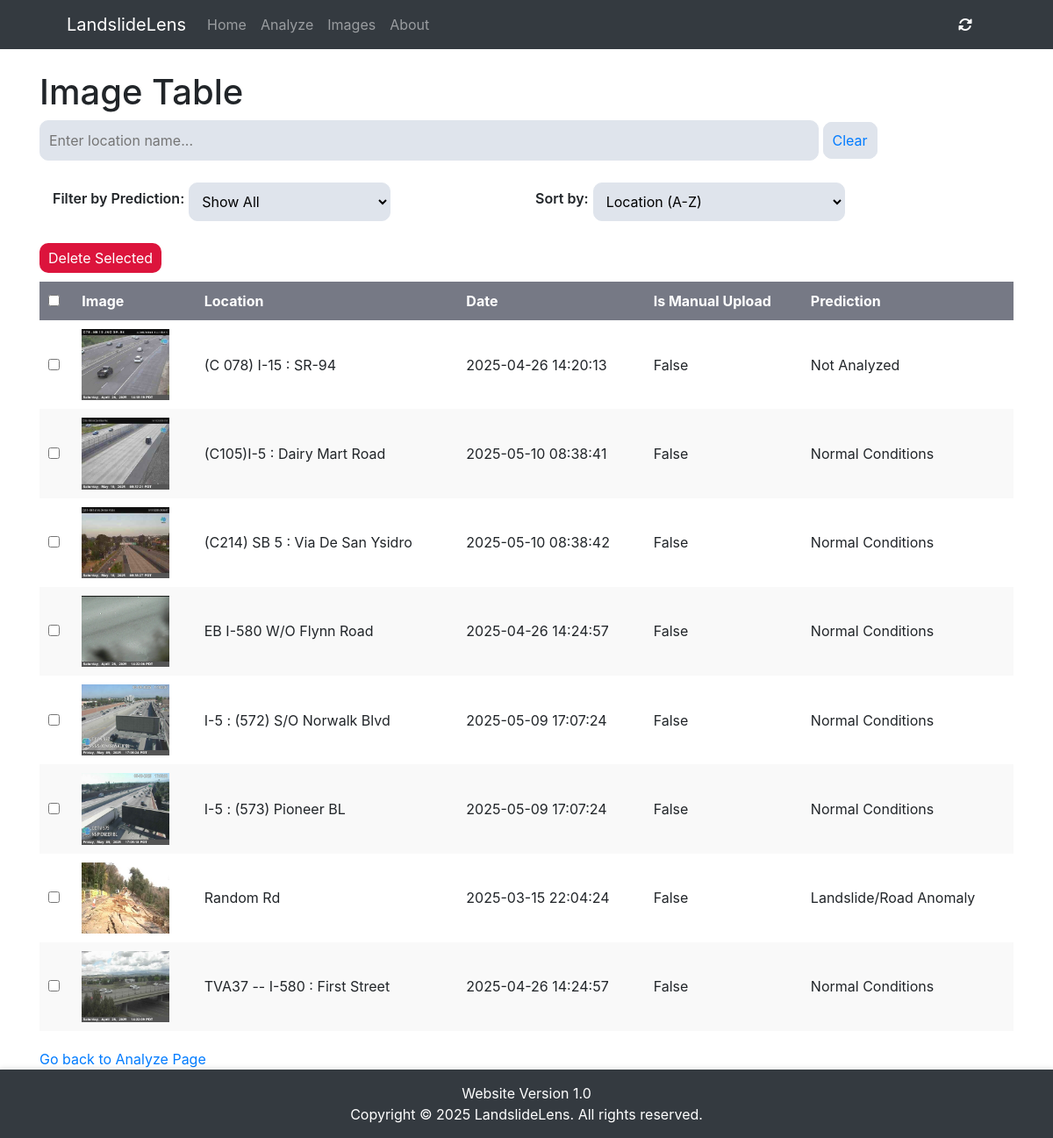
Page /images/?sort=locationName on the committed database.
### RealTimeMonitor/models.py (models this page shows)
class MediaFile(models.Model):
    id = models.UUIDField(primary_key=True, default=uuid.uuid4, editable=False)
    mediaFile = models.ImageField(upload_to='uploads/')
    uploadedDate = models.DateTimeField(auto_now_add=True)
    locationName = models.CharField(max_length=255, null=True, blank=True)
    prediction = models.IntegerField(null=True, blank=True)
    predictionString = models.CharField(max_length=255, null=True, blank=True)
    isManualUpload = models.BooleanField(default=False, null=True)
    feed = models.ForeignKey("feedSource", on_delete=models.CASCADE, null=True, blank=True, related_name="mediaFiles")

### RealTimeMonitor/views.py (the view)
# urls.py: path('images/', images, name="images"),
def images(request):
    sort_order = request.GET.get('sort', '-uploadedDate')  # Default sort by uploadedDate
    filter_prediction = request.GET.get('filter', 'all')  # Default show all
    search_query = request.GET.get('search', '')
    mediaFiles = MediaFile.objects.all()
    if filter_prediction == "landslide":
        mediaFiles = mediaFiles.filter(prediction=1)
    elif filter_prediction == "normal":
        mediaFiles = mediaFiles.filter(prediction=0)
    if search_query:
        mediaFiles = mediaFiles.filter(locationName__icontains=search_query)
    if sort_order in ["-uploadedDate", "uploadedDate", "locationName", "-locationName", "prediction", "-prediction"]:
        mediaFiles = mediaFiles.order_by(sort_order)
    return render(request, 'imageTable.html', {'mediaFiles': mediaFiles, 'filter_prediction': filter_prediction, 'sort_order': sort_order})

### RealTimeMonitor/templates/imageTable.html (shortened to what this page needs)
{% extends "index.html" %}
{% load static %}
{% block content %}
<h1>Image Table</h1>
<div id="ImageTableFiltersContainer">
    <form method="get" id="filterForm">
        <div class="col-lg-12" id="ImageTableSearch">
            <input type="text" name="search" id="search" placeholder="Enter location name..." value="{{ searchQueryStr }}" style="width:80%;">
            <a href="?{% if filter_prediction != 'all' %}filter={{ filter_prediction }}&{% endif %}{% if sort_order %}sort={{ sort_order }}{% endif %}" class="ClearSearchBtn">Clear</a>
        </div>
        <div id="ImageFilterSortSubContainer" class="col-lg-12" style="gap:10px; margin:0px;">
            <div class="col-lg-6" id="ImageTableFilters">
                <label class="optionLabel" for="filter">Filter by Prediction:</label>
                <select name="filter" id="filter">
                    <option value="all" {% if filter_prediction == "all" %}selected{% endif %}>Show All</option>
                </select>
            </div>
            <div class="col-lg-6" id="ImageTableSorts">
                <label class="optionLabel" for="sort">Sort by:</label>
                <select name="sort" id="sort">
                    <option value="locationName" {% if sort_order == "locationName" %}selected{% endif %}>Location (A-Z)</option>
                </select>
            </div>
        </div>
    </form>
</div>
<div id="ImageTableContainer">
    <form method="post" action="{% url 'bulkImageDelete' %}">
        <button class="DeleteBtn" type="submit" onclick="return confirm('Are you sure you want to delete the selected images?');">Delete Selected</button>
        <table>
            <thead>
                <tr>
                    <th><input type="checkbox" id="select-all"></th>
                    <th>
                        <a href="?sort={% if sort_order == 'uploadedDate' %}-uploadedDate{% else %}uploadedDate{% endif %}">
                            Image
                        </a>
                    </th>
                    <th>
                        <a href="?sort={% if sort_order == 'locationName' %}-locationName{% else %}locationName{% endif %}">
                            Location
                        </a>
                    </th>
                    <th>
                        <a href="?sort={% if sort_order == 'uploadedDate' %}-uploadedDate{% else %}uploadedDate{% endif %}">
                            Date
                        </a>
                    </th>
                    <th>Is Manual Upload</th>
                    <th>
                        <a href="?sort={% if sort_order == 'prediction' %}-prediction{% else %}prediction{% endif %}">
                            Prediction
                        </a>
                    </th>
                </tr>
            </thead>
            <tbody>
                {% for mediaFile in mediaFiles %}
                <tr>
                    <td><input type="checkbox" name="selectedIds" value="{{ mediaFile.id }}"></td>
                    <td><img src="{{ mediaFile.mediaFile.url }}" alt="Uploaded Image"></td>
                    <td>{{ mediaFile.locationName }}</td>
                    <td>{{ mediaFile.uploadedDate|date:"Y-m-d H:i:s" }}</td>
                    <td>{{ mediaFile.isManualUpload }}</td>
                    <td>
                        {% if mediaFile.predictionString %}
                            {{ mediaFile.predictionString }}
                        {% else %}
                            Not Analyzed
                        {% endif %}
                    </td>
                </tr>
                {% empty %}
                <tr>
                    <td colspan="6">No images uploaded yet.</td>
                </tr>
                {% endfor %}
            </tbody>
        </table>
    </form>
</div>
<p><a href="{% url 'analyze' %}" style="padding-bottom: 25px;">Go back to Analyze Page</a></p>
{% endblock %}

### RealTimeMonitor/assets/css/general.css (style rules this page uses)
:root { --primary-bg: #dfe4ec; --pos-btn: #2197ff; --neg-btn: crimson; --theme: #343a40; }
html, body { height: 100%; margin: 0; }
p { margin-bottom: 0; }
.DeleteBtn { border: 1px solid var(--neg-btn); border-radius: 10px; background-color: var(--neg-btn); color: white; padding: 5px; text-align: center; margin-bottom: 10px; }
.optionLabel { font-weight: 600; }
#ImageTableFiltersContainer { margin-bottom: 25px; }
#ImageTableFiltersContainer #filterForm { display: flex; flex-direction: column; gap: 25px; }
#ImageTableSearch { padding: 0; }
#ImageTableSearch #search { padding: 10px; border-radius: 10px; border: 1px solid var(--primary-bg); background-color: var(--primary-bg); }
#ImageTableSearch .ClearSearchBtn { padding: 10px; border-radius: 10px; border: 1px solid var(--primary-bg); background-color: var(--primary-bg); }
#ImageFilterSortSubContainer { display: flex; flex-direction: row; }
#ImageFilterSortSubContainer div { display: flex; flex-direction: row; justify-content: flex-start; align-items: center; gap: 5px; padding: 0; }
#ImageTableFilters { display: flex; flex-direction: row; }
#ImageTableFilters #filter, #ImageTableSorts #sort { padding: 10px; border-radius: 10px; border: 1px solid var(--primary-bg); background-color: var(--primary-bg); }
#ImageTableSorts { display: flex; flex-direction: row; }
#ImageTableContainer table { width: 100%; border-collapse: collapse; margin-bottom: 20px; }
#ImageTableContainer th, #ImageTableContainer td { padding: 10px; text-align: left; border: none; }
#ImageTableContainer th { background-color: #767985FF !important; color: white !important; text-decoration: none; }
#ImageTableContainer table th a { color: white !important; text-decoration: none; }
#ImageTableContainer tr:nth-child(even) { background-color: #f9f9f9; }
#ImageTableContainer tr:nth-child(odd) { background-color: #ffffff; }
#ImageTableContainer img { max-width: 100px; height: auto; }
#ImageTableContainer button { background-color: var(--neg-btn); color: white; border: none; padding: 5px 10px; cursor: pointer; }

### rows in the picture
MediaFile: mediaFile (picture), locationName "(C 078) I-15 : SR-94", uploadedDate "2025-04-26 14:20:13", isManualUpload "False", shows "Not Analyzed"
MediaFile: mediaFile (picture), locationName "(C105)I-5 : Dairy Mart Road", uploadedDate "2025-05-10 08:38:41", isManualUpload "False", predictionString "Normal Conditions"
MediaFile: mediaFile (picture), locationName "(C214) SB 5 : Via De San Ysidro", uploadedDate "2025-05-10 08:38:42", isManualUpload "False", predictionString "Normal Conditions"
MediaFile: mediaFile (picture), locationName "EB I-580 W/O Flynn Road", uploadedDate "2025-04-26 14:24:57", isManualUpload "False", predictionString "Normal Conditions"
MediaFile: mediaFile (picture), locationName "I-5 : (572) S/O Norwalk Blvd", uploadedDate "2025-05-09 17:07:24", isManualUpload "False", predictionString "Normal Conditions"
MediaFile: mediaFile (picture), locationName "I-5 : (573) Pioneer BL", uploadedDate "2025-05-09 17:07:24", isManualUpload "False", predictionString "Normal Conditions"
MediaFile: mediaFile (picture), locationName "Random Rd", uploadedDate "2025-03-15 22:04:24", isManualUpload "False", predictionString "Landslide/Road Anomaly"
MediaFile: mediaFile (picture), locationName "TVA37 -- I-580 : First Street", uploadedDate "2025-04-26 14:24:57", isManualUpload "False", predictionString "Normal Conditions"
